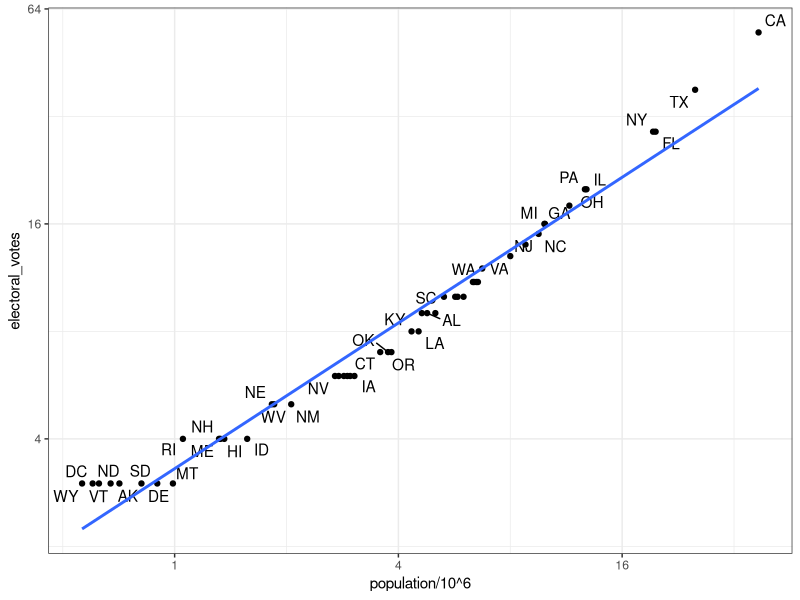

The R source for this figure:
## ---- chunk 1
library(tidyverse)
library(ggrepel)
library(dslabs)
ds_theme_set()
## ---- chunk 2
data(murders)
head(murders)
## ---- chunk 3
data(polls_us_election_2016)
head(results_us_election_2016)
## ---- chunk 4
identical(results_us_election_2016$state, murders$state)
## ---- chunk 5
tab <- left_join(murders, results_us_election_2016, by = "state")
tab %>% select(state, population, electoral_votes) %>% head()
## ---- chunk 6
tab %>% ggplot(aes(population/10^6, electoral_votes, label = abb)) +
  geom_point() +
  geom_text_repel() + 
  scale_x_continuous(trans = "log2") +
  scale_y_continuous(trans = "log2") +
  geom_smooth(method = "lm", se = FALSE)
## ---- chunk 7
tab1 <- slice(murders, 1:6) %>% select(state, population)
tab1
## ---- chunk 8
tab2 <- slice(results_us_election_2016, c(1:3, 5, 7:8)) %>% select(state, electoral_votes)
tab2
## ---- chunk 9
left_join(tab1, tab2)
## ---- chunk 10
tab1 %>% left_join(tab2)
## ---- chunk 11
tab1 %>% right_join(tab2)
## ---- chunk 12
inner_join(tab1, tab2)
## ---- chunk 13
full_join(tab1, tab2)
## ---- chunk 14
semi_join(tab1, tab2)
## ---- chunk 15
anti_join(tab1, tab2)
## ---- chunk 16
bind_cols(a = 1:3, b = 4:6)
## ---- chunk 17
tab1 <- tab[, 1:3]
tab2 <- tab[, 4:6]
tab3 <- tab[, 7:9]
new_tab <- bind_cols(tab1, tab2, tab3)
head(new_tab)
## ---- chunk 18
tab1 <- tab[1:2,]
tab2 <- tab[3:4,]
bind_rows(tab1, tab2)
## ---- chunk 19
intersect(1:10, 6:15)
## ---- chunk 20
intersect(c("a","b","c"), c("b","c","d"))
## ---- chunk 21
tab1 <- tab[1:5,]
tab2 <- tab[3:7,]
intersect(tab1, tab2)
## ---- chunk 22
union(1:10, 6:15)
## ---- chunk 23
union(c("a","b","c"), c("b","c","d"))
## ---- chunk 24
tab1 <- tab[1:5,]
tab2 <- tab[3:7,]
union(tab1, tab2)
## ---- chunk 25
setdiff(1:10, 6:15)
setdiff(6:15, 1:10)
## ---- chunk 26
tab1 <- tab[1:5,]
tab2 <- tab[3:7,]
setdiff(tab1, tab2)
## ---- chunk 27
setequal(1:5, 1:6)
## ---- chunk 28
setequal(1:5, 5:1)
## ---- chunk 29
setequal(tab1, tab2)
